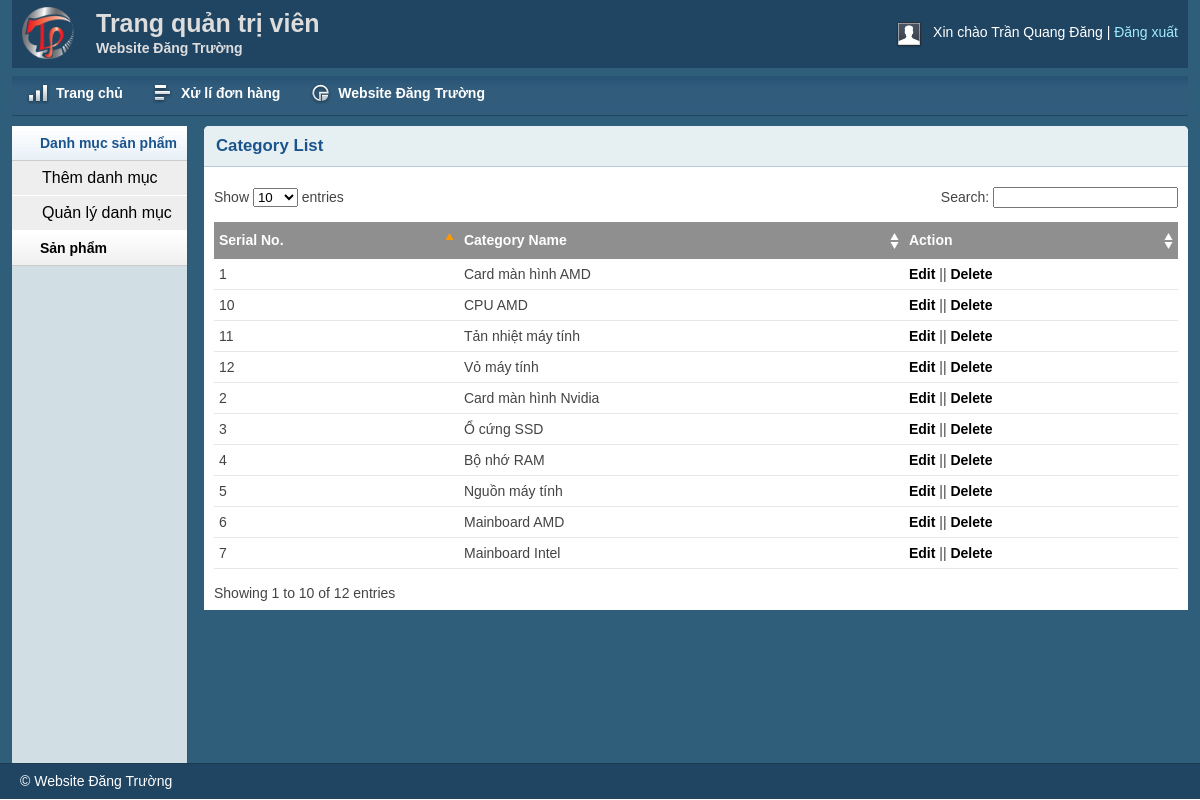
The app's page /Computers/admin/catlist.php (signed in) with its own data.
### tables this page shows
create table tblProductCategory
(
	CategoryID char(5) primary key,
	CategoryName varchar(255) not null
);

### Computers/lib/Session.php (called while the page is built, shortened)
<?php
class Session
{
    public static function get($key)
    {
        if (isset($_SESSION[$key])) {
            return $_SESSION[$key];
        } else {
            return false;
        }
    }
}

### Computers/lib/Database.php (called while the page is built, shortened)
<?php
class Database
{
    public $host   = DB_HOST;
    public $user   = DB_USER;
    public $pass   = DB_PASS;
    public $dbname = DB_NAME;
    public $link;
    private function connectDB()
    {
        $this->link = new mysqli(
            $this->host,
            $this->user,
            $this->pass,
            $this->dbname
        );
    }
    public function select($query)
    {
        $result = $this->link->query($query) or
        die($this->link->error . __LINE__);
        if ($result->num_rows > 0) {
            return $result;
        } else {
            return false;
        }
    }
}

### Computers/classes/Category.php (called while the page is built, shortened)
<?php
$filepath = realpath(dirname(__FILE__));
include_once($filepath.'/../lib/Database.php');
 ?>
<?php
class Category
{
    private $database;
    public function __construct()
    {
        $this->database = new Database();
    }
    public function getAllCat()
    {
        $query = "SELECT * FROM tblProductCategory ORDER BY CategoryID DESC";
        $result = $this->database->select($query);
        return $result;
    }
}

### Computers/admin/catlist.php (the view, shortened to what this page needs)
<?php include 'inc/header.php';?>
<?php include 'inc/sidebar.php';?>
<?php include '../classes/Category.php'; ?>
<?php
$cat = new Category();
 ?>
        <div class="grid_10">
            <div class="box round first grid">
                <h2>Category List</h2>
                <div class="block">
                    <table class="data display datatable" id="example">
					<thead>
						<tr>
							<th>Serial No.</th>
							<th>Category Name</th>
							<th>Action</th>
						</tr>
					</thead>
					<tbody>
						<?php
                        $getCat = $cat->getAllCat();
                        if ($getCat) {
                            $i=0;
                            while ($result = $getCat->fetch_assoc()) {
                                $i++; ?>
						<tr class="odd gradeX">
							<td><?php echo $i; ?></td>
							<td><?php echo $result['CategoryName']; ?></td>
							<td><a href="catedit.php?CategoryID=<?php echo $result['CategoryID']; ?>">Edit</a> || <a onclick="return confirm('Are you sure to delete this?')" href="?delcat=<?php echo $result['CategoryID']; ?>">Delete</a></td>
						</tr>
						<?php
                            }
                        } ?>
					</tbody>
				</table>
               </div>
            </div>
        </div>
<?php include 'inc/footer.php';?>

### Computers/admin/inc/header.php (shortened to what this page needs)
<?php
include '../lib/Session.php';
 ?>
<!DOCTYPE html>
<html>
<head>
    <link rel="stylesheet" type="text/css" href="css/reset.css" media="screen" />
    <link rel="stylesheet" type="text/css" href="css/text.css" media="screen" />
    <link rel="stylesheet" type="text/css" href="css/grid.css" media="screen" />
    <link rel="stylesheet" type="text/css" href="css/layout.css" media="screen" />
    <link rel="stylesheet" type="text/css" href="css/nav.css" media="screen" />
    <link href="css/table/demo_page.css" rel="stylesheet" type="text/css" />
</head>
<body>
    <div class="container_12">
        <div class="grid_12 header-repeat">
            <div id="branding">
                <div class="floatleft logo">
                    <img src="img/livelogo.png" alt="Logo" />
                </div>
                <div class="floatleft middle">
                    <h1>Trang quản trị viên</h1>
                    <p>Website Đăng Trường</p>
                </div>
                <div class="floatright">
                    <div class="floatleft">
                        <img src="img/img-profile.jpg" alt="Profile Pic" /></div>
                    <div class="floatleft marginleft10">
                        <ul class="inline-ul floatleft">
                            <li>Xin chào <?php echo Session::get('adminName'); ?></li>
                            <li><a href="?action=logout">Đăng xuất</a></li>
                        </ul>
                    </div>
                </div>
            </div>
        </div>
        <div class="grid_12">
            <ul class="nav main">
                <li class="ic-dashboard"><a href="dashboard.php"><span>Trang chủ</span></a> </li>
                <li class="ic-grid-tables"><a href="inbox.php"><span>Xử lí đơn hàng</span></a></li>
                <li class="ic-charts"><a href=""><span>Website Đăng Trường</span></a></li>
            </ul>
        </div>

### Computers/admin/inc/sidebar.php (shortened to what this page needs)
<div class="grid_2">
    <div class="box sidemenu">
        <div class="block" id="section-menu">
            <ul class="section menu">
                <li><a class="menuitem">Danh mục sản phẩm</a>
                    <ul class="submenu">
                        <li><a href="catadd.php">Thêm danh mục</a> </li>
                        <li><a href="catlist.php">Quản lý danh mục</a> </li>
                    </ul>
                </li>
                <li><a class="menuitem">Sản phẩm</a>
                </li>
            </ul>
        </div>
    </div>
</div>

### Computers/admin/inc/footer.php (shortened to what this page needs)
    </div>
    <div id="site_info">
        <p>
         &copy; Website Đăng Trường</a>
        </p>
    </div>
</body>
</html>

### Computers/admin/css/layout.css (style rules this page uses)
body { background: #fff none repeat scroll 0 0; color: #444; font-size: 14px; padding: 0; }
.floatleft { float:left; }
.logo img { margin-top: -15px; width: 52px; }
.middle { margin-left: 22px; margin-top: -14px; }
.middle h1 { color:#ddd;margin:0 }
.middle p { color: #ddd; margin: 0; font-weight: bold; }
.floatright { float:right; }
.inline-ul li { display:inline; color:#fff; }
.marginleft10 { margin-left:10px; }
a { color: #000; font-weight:bold; text-decoration: none; }
.container_12, .container_16 { background:#2E5E79; }
h1, h2, h3, h4, h5, h6 { line-height:1.2em; margin-bottom:.3em; }
h2 { margin-top:1em; }
#branding { font-weight: normal; margin-bottom: 0; padding: 22px 10px 3px; text-align: left; }
.header-repeat { background:url(../img/header-repeat.jpg) repeat-x; }
#branding a { color:#A1EAFF; font-weight:normal; }
#branding a:before { content:" | "; color:#fff; }
#branding ul, #branding ul li { margin:0px; padding:0px; }
#branding li { padding:0px 0px 0px 0px !important; }
.box { background:#fff; margin-bottom:20px; padding:10px 10px 10px 10px; margin-left:-8px; }
.box.grid { padding-bottom:40px; }
.box.round { -moz-border-radius: 5px 5px 0px 0px; -webkit-border-radius: 5px 5px 0px 0px; border-radius: 5px 5px 0px 0px; }
.box h2 { font-size:1.2em; font-weight:bold; color:#1B548D; background:#E6F0F3; margin:-10px -10px 0 -10px; padding:10px 12px; border-bottom:1px solid #B3CBD6; -moz-border-radius: 5px 5px 0px 0px; -webkit-border-radius: 5px 5px 0px 0px; border-radius: 5px 5px 0px 0px; }
.box.first { min-height: 406px; }
.block { padding-top:20px; }
.box.sidemenu { background-color:#D1DEE4; border-right:1px solid #3A5665; padding:0px; margin:0px; cursor:pointer; }
.box.sidemenu .block { padding-top:0px; margin-top:0px; }
p { margin-bottom:1em; }
ul, ol { padding-top:0; }
ul.menu { list-style:none; border-top:1px solid #bbb; }
ul.menu li { margin:0; }
ul.menu li a { display:block; padding:4px 10px; border-bottom:1px solid #ccc; }
ul.menu ul { list-style:none; margin:0; }
ul.menu ul li a { padding-left:30px; }
ul.section { border-top:0; margin-bottom:0; }
ul.section li a { background:url(../img/sidemenu-repeat.jpg) repeat-x; line-height:26px; padding-left:28px; }
ul.section li li a { background:#ddd; border-bottom:1px solid #eee; }
ul.section ul li { text-transform:none; }
ul.section ul.current li a { background: #eee none repeat scroll 0 0; border-bottom: 1px solid #fff; font-size: 16px; font-weight: normal; }
ul.section li a.current { color:#1B548D; background:url(../img/sidemenu-repeat-hover.jpg) repeat-x; }
#site_info { color:#fff; background:#204562; border-top:1px solid #1d3b53; padding-left:20px; }
#site_info p { line-height:35px; margin-bottom:0px; }
.block { padding-bottom:1px; }
table.display { margin: 0 auto; clear: both; width: 100%; }
.sorting_asc { background: #8f8f8f url(../img/table/sort_asc.png) no-repeat center right; padding:8px 5px; text-align:left; color:#fff; }
.sorting { background:#8f8f8f url(../img/table/sort_both.png) no-repeat center right; padding:8px 5px; text-align:left; color:#fff; }
tr.odd { height: 30px; line-height: 30px; border-bottom:1px solid #e6e6e6; }
tr.even { height: 30px; line-height: 30px; border-bottom:1px solid #e6e6e6; }
tr.odd td, tr.even td { padding-left:5px; }

### records on screen
tblproductcategory: CategoryName "Card màn hình AMD"
tblproductcategory: CategoryName "Card màn hình Nvidia"
tblproductcategory: CategoryName "Ổ cứng SSD"
tblproductcategory: CategoryName "Bộ nhớ RAM"
tblproductcategory: CategoryName "Nguồn máy tính"
tblproductcategory: CategoryName "Mainboard AMD"
tblproductcategory: CategoryName "Mainboard Intel"
tblproductcategory: CategoryName "CPU AMD"
tblproductcategory: CategoryName "Tản nhiệt máy tính"
tblproductcategory: CategoryName "Vỏ máy tính"

### other values on screen
Session::get('adminName') "Trần Quang Đăng"
